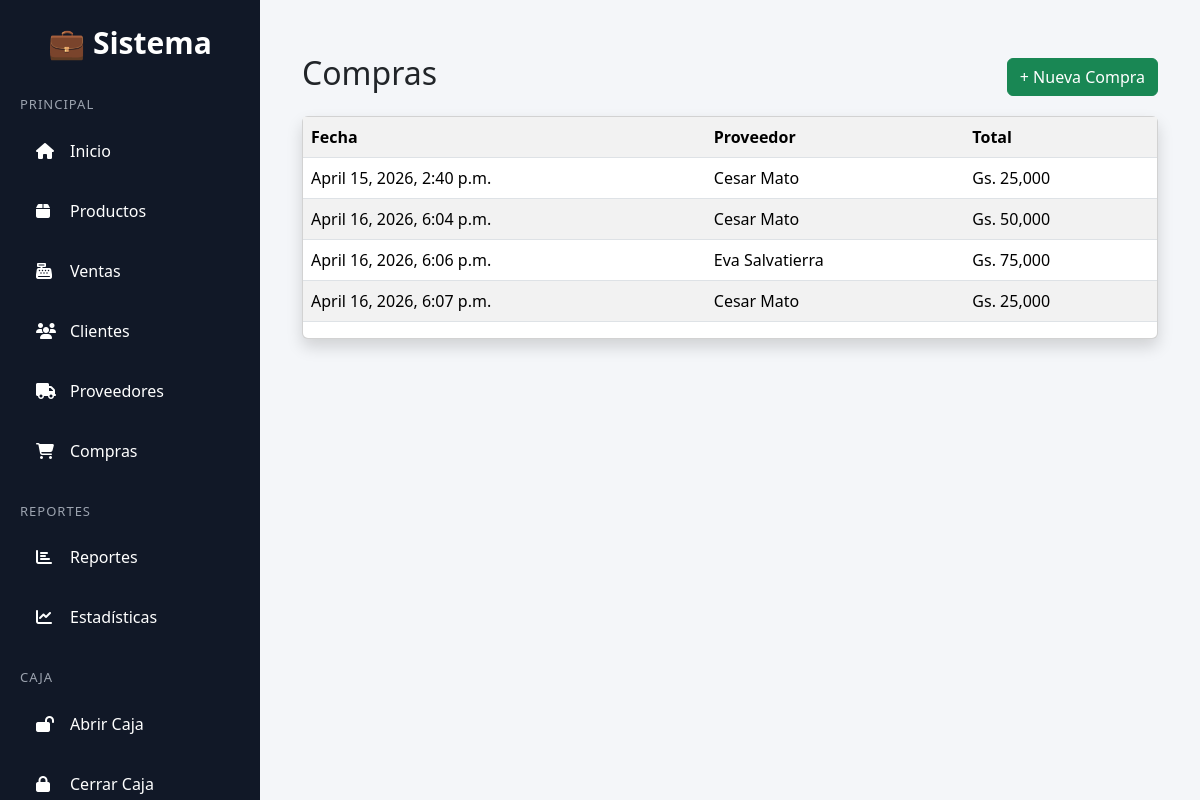
Screenshot of /productos/compras/ (signed in) with the database file from the repository.
### productos/models.py (models this page shows, shortened)
class Compra(models.Model):
    proveedor = models.ForeignKey("Proveedor", on_delete=models.CASCADE)
    negocio = models.ForeignKey("Negocio", on_delete=models.CASCADE)
    fecha = models.DateTimeField(auto_now_add=True)
    total = models.IntegerField(default=0)

class Proveedor(models.Model):
    nombre = models.CharField(max_length=100)
    telefono = models.CharField(max_length=20, blank=True)
    direccion = models.CharField(max_length=200, blank=True)
    negocio = models.ForeignKey(Negocio, on_delete=models.CASCADE)

### productos/views.py (the view)
# urls.py: path("compras/", lista_compras),
@login_required
def lista_compras(request):
    negocio = Negocio.objects.filter(usuarios=request.user).first()
    compras = Compra.objects.filter(negocio=negocio)
    return render(request, "compras.html", {"compras": compras})

### templates/compras.html
{% extends "base.html" %}
{% load humanize %}
{% block content %}
<div class="container mt-4">
    <div class="d-flex justify-content-between align-items-center">
        <h2>Compras</h2>
        <a href="/productos/compras/nueva/" class="btn btn-success">+ Nueva Compra</a>
    </div>
    <div class="card shadow mt-3">
        <table class="table table-striped">
            <tr>
                <th>Fecha</th>
                <th>Proveedor</th>
                <th>Total</th>
            </tr>
            {% for c in compras %}
            <tr>
                <td>{{ c.fecha }}</td>
                <td>{{ c.proveedor.nombre }}</td>
                <td>Gs. {{ c.total|intcomma }}</td>
            </tr>
            {% endfor %}
        </table>
    </div>
</div>
{% endblock %}

### templates/base.html (style rules this page uses)
* { margin:0; padding:0; box-sizing:border-box; }
body { background:#f4f6f9; overflow-x:hidden; }

### rows the page displays
Compra: fecha "April 15, 2026, 2:40 p.m.", proveedor.nombre "Cesar Mato", total "25,000"
Compra: fecha "April 16, 2026, 6:04 p.m.", proveedor.nombre "Cesar Mato", total "50,000"
Compra: fecha "April 16, 2026, 6:06 p.m.", proveedor.nombre "Eva Salvatierra", total "75,000"
Compra: fecha "April 16, 2026, 6:07 p.m.", proveedor.nombre "Cesar Mato", total "25,000"
